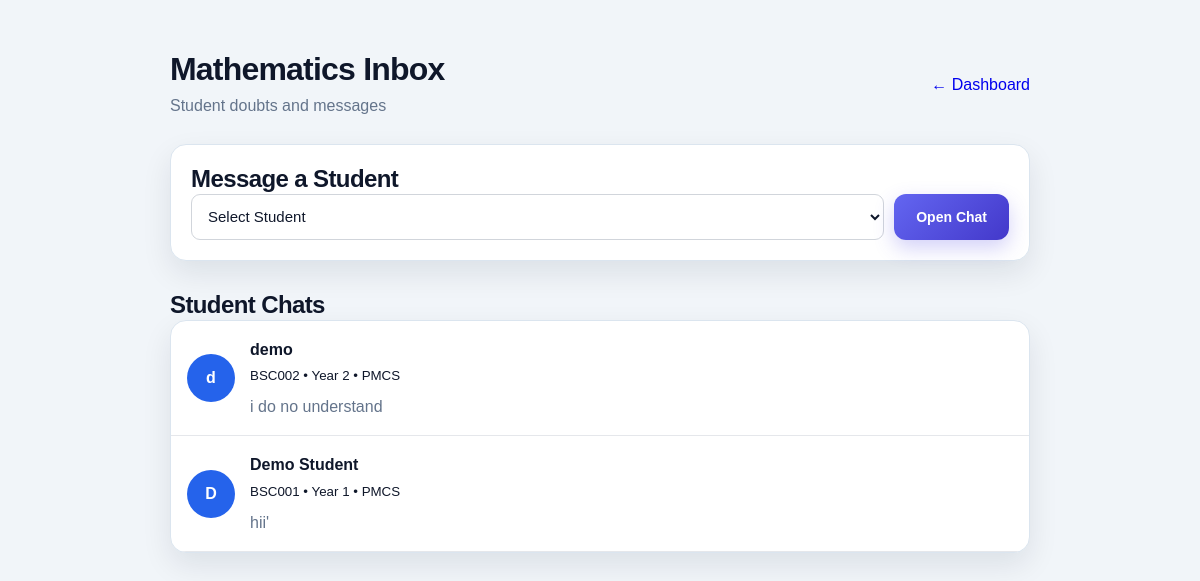
Before: /admin/messages (signed in) with the older database file.
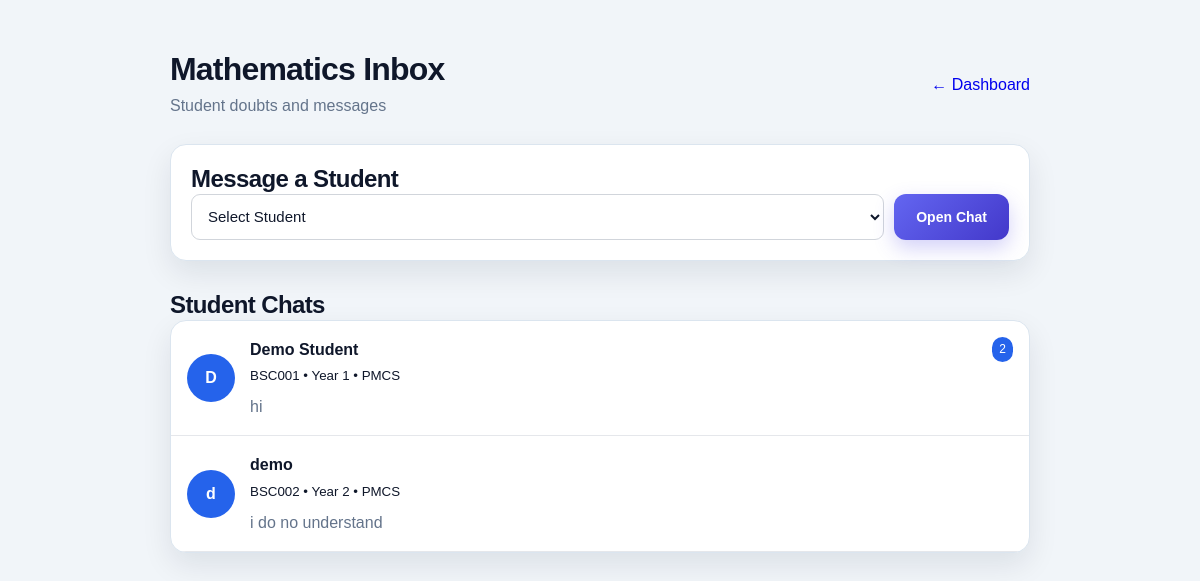
After: the same page with the newer database file.
### tables this page shows
CREATE TABLE departments (

            department_id INTEGER PRIMARY KEY AUTOINCREMENT,

            name TEXT UNIQUE NOT NULL,

            description TEXT,

            hod_name TEXT,

            hod_email TEXT,

            hod_phone TEXT,

            department_location TEXT
        );

CREATE TABLE conversations (

            conversation_id INTEGER PRIMARY KEY AUTOINCREMENT,

            student_id TEXT NOT NULL,

            department_id INTEGER NOT NULL,

            status TEXT DEFAULT 'open',

            created_at TEXT DEFAULT CURRENT_TIMESTAMP,

            last_message_at TEXT DEFAULT CURRENT_TIMESTAMP,

            UNIQUE(
                student_id,
                department_id
            ),

            FOREIGN KEY (student_id)
            REFERENCES students(student_id),

            FOREIGN KEY (department_id)
            REFERENCES departments(department_id)
        );

CREATE TABLE students (

            student_id TEXT PRIMARY KEY,

            name TEXT NOT NULL,

            email TEXT UNIQUE,

            phone TEXT,

            date_of_birth TEXT,

            address TEXT,

            password TEXT NOT NULL,

            year INTEGER NOT NULL,

            combination_id INTEGER,

            created_at TEXT DEFAULT CURRENT_TIMESTAMP,

            FOREIGN KEY (combination_id)
            REFERENCES combinations(combination_id)
        );

CREATE TABLE combinations (

            combination_id INTEGER PRIMARY KEY AUTOINCREMENT,

            name TEXT UNIQUE NOT NULL,

            description TEXT
        );

### app.py (the view, shortened to what this page needs)
@app.route(
    "/admin/messages",
    methods=[
        "GET",
        "POST"
    ]
)
def department_messages():
    if (
        session.get("user_type")
        != "admin"
    ):
        return redirect(
            url_for("login")
        )
    if (
        session.get("role")
        != "department_admin"
    ):
        return redirect(
            url_for(
                "admin_dashboard"
            )
        )
    department_id = (
        session.get(
            "department_id"
        )
    )
    if not department_id:
        return redirect(
            url_for(
                "admin_dashboard"
            )
        )
    conversations = (
        get_department_conversations(
            department_id
        )
    )
    students = (
        get_students_for_department(
            department_id
        )
    )
    department = get_department(
        department_id
    )
    return render_template(
        "department_messages.html",
        conversations=(
            conversations
        ),
        students=students,
        department=department
    )

### app.py (called while the page is built)
@app.context_processor
def inject_app_name():
    return {
        "app_name": app.config["APP_NAME"]
    }

### database/database.py (called while the page is built)
def connect_database():
    os.makedirs(
        DATA_DIR,
        exist_ok=True
    )
    connection = sqlite3.connect(
        DB_PATH
    )
    connection.row_factory = sqlite3.Row
    connection.execute(
        "PRAGMA foreign_keys = ON"
    )
    return connection

def get_department(department_id):
    connection = connect_database()
    cursor = connection.cursor()
    cursor.execute("""
        SELECT *
        FROM departments
        WHERE department_id = ?
    """, (
        department_id,
    ))
    department = cursor.fetchone()
    connection.close()
    return department

def get_students_for_department(department_id):
    connection = connect_database()
    cursor = connection.cursor()
    cursor.execute("""
        SELECT DISTINCT
            students.student_id,
            students.name,
            students.year,
            combinations.name AS combination_name

        FROM students

        JOIN combinations
        ON students.combination_id =
           combinations.combination_id

        JOIN combination_subjects
        ON combinations.combination_id =
           combination_subjects.combination_id

        JOIN subjects
        ON combination_subjects.subject_id =
           subjects.subject_id

        WHERE subjects.department_id = ?

        ORDER BY students.name
    """, (
        department_id,
    ))
    students = cursor.fetchall()
    connection.close()
    return students

### templates/department_messages.html (shortened to what this page needs)
<!DOCTYPE html>
<html lang="en">
<head>
    <link
        rel="stylesheet"
        href="{{ url_for('static', filename='css/style.css') }}?v=10"
    >
</head>
<body class="message-page-body">
<div class="message-page">
    <div class="message-page-header">
        <div>
            <h1>
                {{ department["name"] }} Inbox
            </h1>
            <p>
                Student doubts and messages
            </p>
        </div>
        <a href="{{ url_for('admin_dashboard') }}">
            ← Dashboard
        </a>
    </div>
    <div class="start-chat-card">
        <h2>
            Message a Student
        </h2>
        <form method="POST">
            <select
                name="student_id"
                required
            >
                <option value="">
                    Select Student
                </option>
            </select>
            <button type="submit">
                Open Chat
            </button>
        </form>
    </div>
    <h2>
        Student Chats
    </h2>
    <div class="conversation-list">
        {% if conversations %}
            {% for conversation in conversations %}
                <a
                    class="conversation-item"
                    href="{{
                        url_for(
                            'department_chat',
                            conversation_id=conversation['conversation_id']
                        )
                    }}"
                >
                    <div class="conversation-avatar">
                        {{ conversation["student_name"][0] }}
                    </div>
                    <div class="conversation-info">
                        <div class="conversation-title">
                            <strong>
                                {{ conversation["student_name"] }}
                            </strong>
                            {% if conversation["unread_count"] > 0 %}
                                <span class="unread-badge">
                                    {{
                                        conversation["unread_count"]
                                    }}
                                </span>
                            {% endif %}
                        </div>
                        <small>
                            {{
                                conversation["student_id"]
                            }}
                            •
                            Year
                            {{
                                conversation["year"]
                            }}
                            •
                            {{
                                conversation["combination_name"]
                            }}
                        </small>
                        <p>
                            {{
                                conversation["last_message"]
                                or
                                "No messages yet"
                            }}
                        </p>
                    </div>
                </a>
            {% endfor %}
        {% else %}
            <div class="empty-chat">
                No students have messaged
                this department yet.
            </div>
        {% endif %}
    </div>
</div>
</body>
</html>

Changed rows visible on the page:
changed conversations "BSC001": unread_count (not shown) → "2"; conversation "hii'" → "hi"; moves up the list
